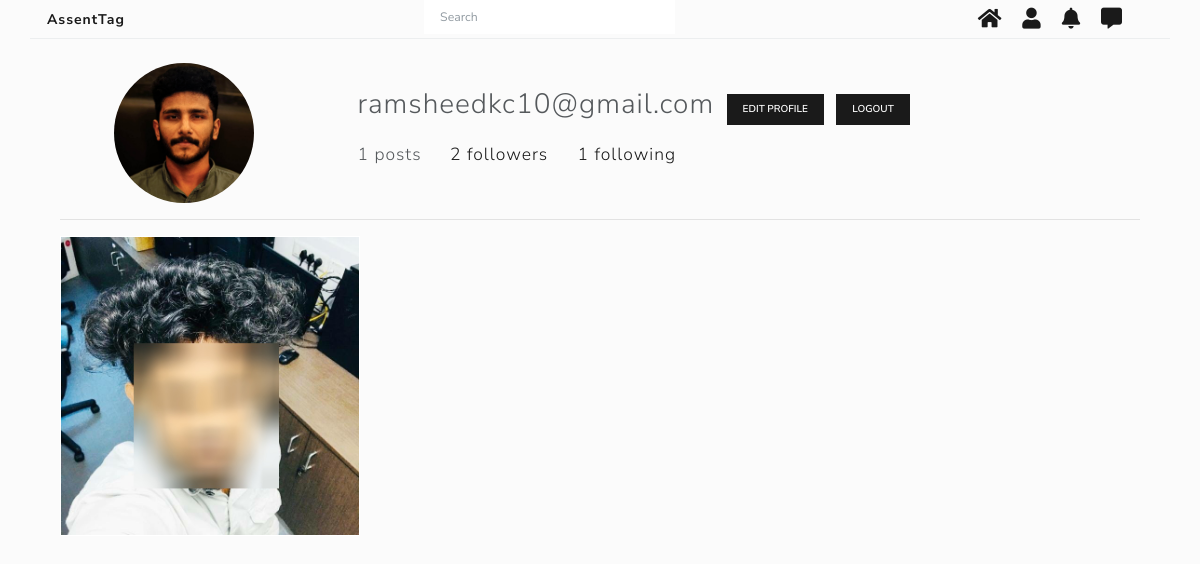
Screenshot of /accounts/profile/ (signed in) with the database file from the repository.
### accounts/models.py (models this page shows, shortened)
class UserAccounts(AbstractUser):
    username = None
    email = models.EmailField(_('email address'), unique=True)
    phone_regex = RegexValidator(regex=r'^\+?1?\d{9,15}$', message="Invalid format, ex: '+999999999'.")
    phone = models.CharField(validators=[phone_regex], max_length=17, blank=True, null=True)
    GENDER_CHOICES = (
        ('M', 'Male'),
        ('F', 'Female'),
        ('O','Other')
    )
    gender = models.CharField(max_length=1, choices=GENDER_CHOICES)
    dob=models.DateTimeField(null=True,blank=True)
    is_uploaded=models.BooleanField(default=False)
    USERNAME_FIELD = 'email'
    REQUIRED_FIELDS = []
    objects = UserManager()

class ProfilePhoto(models.Model):
    user = models.ForeignKey(UserAccounts,on_delete=models.CASCADE)
    profile = models.ImageField(upload_to='media/profile/',default="media/default_profile.jpg")
    security = models.ImageField(upload_to=content_file_name,default="default_secure.jpg")
    face_uploaded = models.BooleanField(default=False)

class Posts(models.Model):
    user = models.ForeignKey(UserAccounts,on_delete=models.CASCADE)
    posted_image = models.ImageField(upload_to='media/posted_images/')
    description = models.TextField()
    created_at = models.DateTimeField(auto_now_add=True)

### accounts/views.py (the view, shortened to what this page needs)
# urls.py: path('profile/',views.profile),
@login_required(login_url='/accounts/login/')
def profile(request):
    follower_count = Friends.objects.filter(following=request.user).count()
    following_count = Friends.objects.filter(follower=request.user).count()
    return render(request, 'accounts/profile.html',{"follower_count":follower_count, "following_count":following_count})

### templates/accounts/profile.html (shortened to what this page needs)
{% extends 'base.html' %}
{% load static %}
{% block head %}
<link rel="stylesheet" href="{% static 'css/loader-default.css' %}">
{% endblock %}
{% block content %}
    <div class="container">
        <div class="row mt-4">
            <div class="col-3 text-center">
                <img id="profile_img" src="{{ request.user.profilephoto_set.all.0.profile.url }}" style="width: 140px; height: 140px; border-radius: 50%;object-fit: cover;;">
            </div>
                <div class="col-9">
                        <div class="card-body">
                                <p class="lead d-inline" style="font-size: 2em;">{{ request.user }}</p>
                                <input type="button" class="ml-2 btn btn-sm btn-primary" onclick="location.href='/accounts/edit_profile/'"  value="Edit profile">
                                <input type="button" class="ml-2 btn btn-sm btn-primary" onclick="location.href='/accounts/logout/'"  value="Logout">
                                <div class="mt-3">
                                <p class="lead d-inline" >{{ request.user.posts_set.all.count }} posts</p>
                                <p class="lead d-inline ml-4" ><a href="/accounts/follower/list/{{ request.user.id }}/">{{ follower_count }} followers </a></p>
                                <p class="lead d-inline ml-4" ><a href="/accounts/following/list/{{ request.user.id }}/">{{ following_count }} following</a></p>
                            </div>
                        </div>
            </div>
        </div>
          <hr>
          <div class="d-flex align-content-start flex-wrap">
              {% for i in request.user.posts_set.all %}
              <a href="/accounts/comment/{{ i.id }}/"><img src="{{ i.posted_image.url }}" alt="" style="width: 300px;height:300px;object-fit: cover;border:1px solid white"></a>
              {% endfor %}
          </div>
{% endblock %}

### templates/base.html (style rules this page uses)
body { background-color: #f7f7f775; }

### rows the page displays
UserAccounts: user.profilephoto_set.all.0.profile (picture), user "ramsheedkc10@gmail.com", user.posts_set.all.count "1"
Posts: posted_image (picture)

### other values shown
{{ follower_count }} "2"
{{ following_count }} "1"
